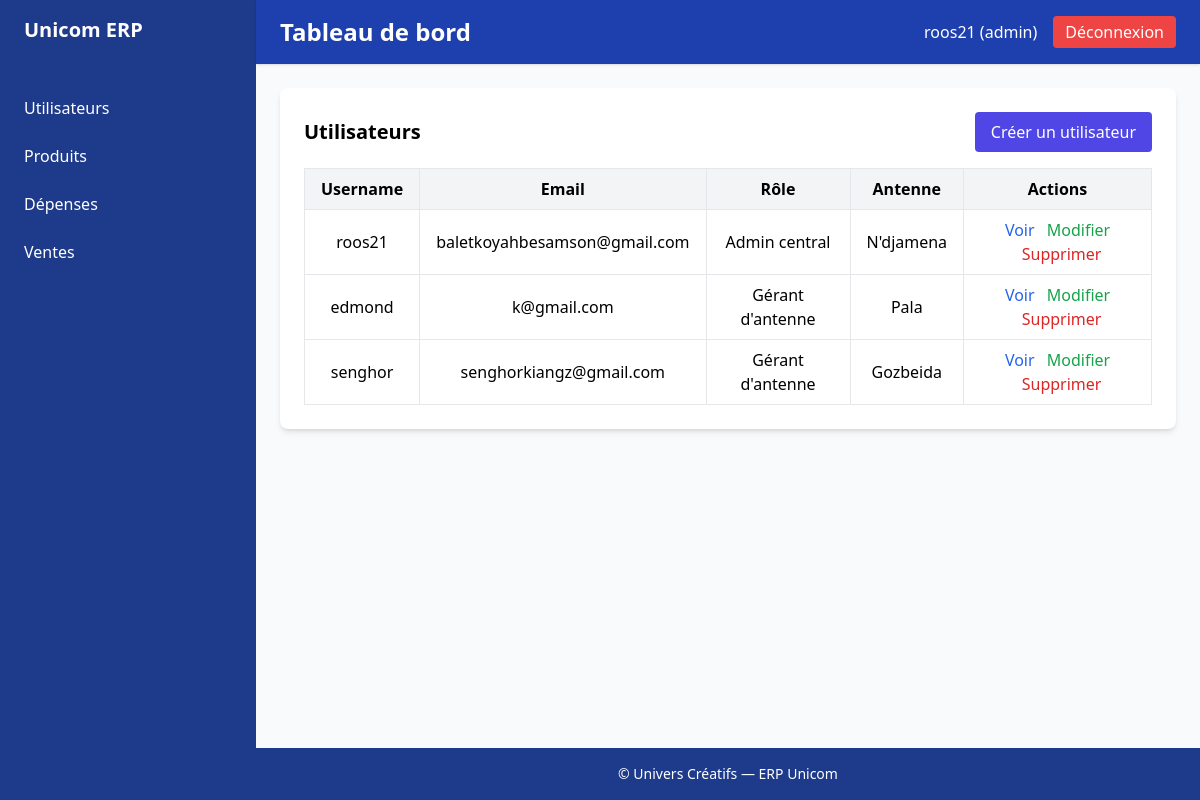
Screenshot of /accounts/users/ (signed in) with the database file from the repository.
### accounts/models.py (models this page shows, shortened)
class User(AbstractUser, PermissionsMixin, SoftDeleteMixin):
    class Role(models.TextChoices):
        GERANT = "gerant", "Gérant d'antenne"
        ADMIN = "admin", "Admin central"
        DIRECTEUR = "directeur", "Directeur"
        SUPERVISEUR = "superviseur", "Superviseur régional"
    role = models.CharField(
        max_length=20,
        choices=Role.choices,
        default=Role.GERANT,
        help_text="Détermine les permissions et les accès aux modules."
    )
    antenne = models.CharField(
        max_length=255,
        blank=True,
        null=True,
        help_text="Nom de l'antenne rattachée"
    )
    telephone = models.CharField(
        max_length=20,
        blank=True,
        null=True,
        help_text="Numéro de téléphone professionnel"
    )
    is_blocked = models.BooleanField(
        default=False,
        help_text="Blocage manuel : coupe l'accès sans supprimer le compte."
    )
    date_creation = models.DateTimeField(
        auto_now_add=True,
        help_text="Date de création du compte"
    )
    date_derniere_connexion = models.DateTimeField(
        blank=True,
        null=True,
        help_text="Dernière connexion réussie"
    )
    groups = models.ManyToManyField(
        'auth.Group',
        related_name='accounts_user_set',
        related_query_name='accounts_user',
        blank=True,
        help_text='Groupes de permissions de l’utilisateur.'
    )
    user_permissions = models.ManyToManyField(
        'auth.Permission',
        related_name='accounts_user_set',
        related_query_name='accounts_user',
        blank=True,
        help_text='Permissions spécifiques de l’utilisateur.'
    )

### accounts/decorators.py (the view)
        def wrapper(request, *args, **kwargs):
            if not request.user.is_authenticated:
                return redirect("accounts:login")  # Redirige l'utilisateur vers la page de login si non authentifié
            if request.user.role not in roles:
                messages.error(request, "Vous n'avez pas la permission d'accéder à cette page.")
                return redirect("accounts:no_permission")  # Redirige vers une page d'absence de permission
            return view_func(request, *args, **kwargs)

### accounts/templatetags/auth_extras.py (called while the page is built)
@register.simple_tag
def role_permissions(role):
    return ROLE_PERMISSIONS.get(role, set())

### accounts/views.py (called while the page is built)
@login_required
@role_required('admin')
def user_list(request):
    users = User.objects.filter(is_deleted=False)
    return render(request, 'accounts/user_list.html', {'users': users})

### templates/accounts/user_list.html (shortened to what this page needs)
{% extends "base.html" %}
{% block content %}
<div class="max-w-8xl mx-auto bg-white shadow-md rounded-lg p-6">
    <div class="flex justify-between items-center mb-4">
        <h2 class="text-xl font-bold">Utilisateurs</h2>
        <a href="{% url 'accounts:user_create' %}" class="bg-indigo-600 text-white px-4 py-2 rounded hover:bg-indigo-700 transition">
            Créer un utilisateur
        </a>
    </div>
    <table class="min-w-full table-auto border border-gray-200">
        <thead class="bg-gray-100">
            <tr>
                <th class="px-4 py-2 border">Username</th>
                <th class="px-4 py-2 border">Email</th>
                <th class="px-4 py-2 border">Rôle</th>
                <th class="px-4 py-2 border">Antenne</th>
                <th class="px-4 py-2 border">Actions</th>
            </tr>
        </thead>
        <tbody>
            {% for user in users %}
            <tr class="text-center {% if user.is_blocked %}bg-red-50{% endif %}">
                <td class="px-4 py-2 border">{{ user.username }}</td>
                <td class="px-4 py-2 border">{{ user.email }}</td>
                <td class="px-4 py-2 border">{{ user.get_role_display }}</td>
                <td class="px-4 py-2 border">{{ user.antenne }}</td>
                <td class="px-4 py-2 border space-x-2">
                    <a href="{% url 'accounts:user_detail' user.pk %}" class="text-blue-600 hover:underline">Voir</a>
                    <a href="{% url 'accounts:user_update' user.pk %}" class="text-green-600 hover:underline">Modifier</a>
                    <a href="{% url 'accounts:user_delete' user.pk %}" class="text-red-600 hover:underline"
                        onclick="return confirm('Voulez-vous vraiment supprimer cet utilisateur ?');">
                        Supprimer
                    </a>
                </td>
            </tr>
            {% empty %}
            <tr>
                <td colspan="5" class="py-4">Aucun utilisateur trouvé.</td>
            </tr>
            {% endfor %}
        </tbody>
    </table>
</div>
{% endblock %}

### templates/base.html (shortened to what this page needs)
{% load auth_extras %}
{% load static %}
<!DOCTYPE html>
<html lang="fr">
  <head>
    <script src="https://cdn.tailwindcss.com"></script>
  </head>
  <body class="bg-gray-50 flex min-h-screen">
    <aside class="w-64 bg-blue-900 text-white flex-shrink-0">
        {% include 'nav/navbar.html' %}
    </aside>
    <div class="flex-1 flex flex-col">
      <header class="bg-blue-800 text-white shadow px-6 py-4 flex justify-between items-center">
        <h1 class="text-2xl font-semibold">
          {% block page_title %}
            Tableau de bord
          {% endblock %}
        </h1>
        <div class="flex items-center space-x-4">
          {% if user.is_authenticated %}
            <span class="font-medium">{{ user.username }} ({{ user.role }})</span>
            <a href="{% url 'accounts:logout' %}" class="px-3 py-1 bg-red-500 hover:bg-red-600 rounded">Déconnexion</a>
          {% endif %}
        </div>
      </header>
      <main class="flex-1 p-6 overflow-auto">
        {% block content %}
        {% endblock %}
      </main>
      <footer class="bg-blue-900 text-white text-center py-4 text-sm">&copy; {{ now.year }} Univers Créatifs — ERP Unicom</footer>
    </div>
  </body>
</html>

### rows the page displays
User: username "roos21", role "admin", email "baletkoyahbesamson@gmail.com", role "Admin central", antenne "N'djamena"
User: username "edmond", email "k@gmail.com", role "Gérant d'antenne", antenne "Pala"
User: username "senghor", email "senghorkiangz@gmail.com", role "Gérant d'antenne", antenne "Gozbeida"
